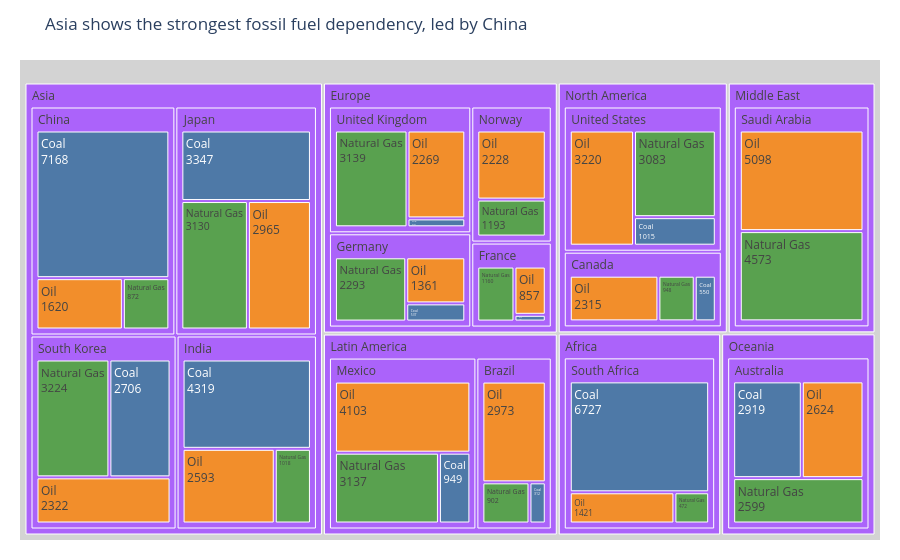

Write notebook code for a chart like this one.
### Code cell
#Task1 Filter fossil fuel sources only
fossil_df = df.loc[df['Source_Type'] == 'Fossil'].copy()

# Aggregate TWh
fossil_grouped = (
    fossil_df
    .groupby(['Region', 'Country', 'Source'])['TWh']
    .sum()
    .reset_index()
)

# CVD-safe palette
fossil_colors = {
    'Coal': '#4E79A7',
    'Oil': '#F28E2B',
    'Natural Gas': '#59A14F'
}

# Treemap
fig = px.treemap(
    fossil_grouped,
    path=['Region', 'Country', 'Source'],
    values='TWh',
    color='Source',
    color_discrete_map=fossil_colors,
    title='Asia shows the strongest fossil fuel dependency, led by China'
)

# Grey out parent nodes
fig.update_traces(
    root_color='lightgrey',
    textinfo='label+value'
)

fig.update_layout(
    margin=dict(t=60, l=20, r=20, b=20)
)

fig.show()

### Figure 1 — Plotly figure (JSON) as saved in the notebook; plotly's stock layout.template omitted (floating-point values rounded to 4 significant figures)
{"data": [{"branchvalues": "total", "customdata": [["(?)"], ["(?)"], ["(?)"], ["(?)"], ["(?)"], ["(?)"], ["(?)"], ["(?)"], ["(?)"], ["(?)"], ["(?)"], ["(?)"], ["(?)"], ["(?)"], ["(?)"], ["(?)"], ["(?)"], ["(?)"], ["(?)"], ["(?)"], ["(?)"], ["(?)"], ["Coal"], ["Coal"], ["Coal"], ["Coal"], ["Coal"], ["Coal"], ["Coal"], ["Coal"], ["Coal"], ["Coal"], ["Coal"], ["Coal"], ["Coal"], ["Natural Gas"], ["Natural Gas"], ["Natural Gas"], ["Natural Gas"], ["Natural Gas"], ["Natural Gas"], ["Natural Gas"], ["Natural Gas"], ["Natural Gas"], ["Natural Gas"], ["Natural Gas"], ["Natural Gas"], ["Natural Gas"], ["Natural Gas"], ["Natural Gas"], ["Oil"], ["Oil"], ["Oil"], ["Oil"], ["Oil"], ["Oil"], ["Oil"], ["Oil"], ["Oil"], ["Oil"], ["Oil"], ["Oil"], ["Oil"], ["Oil"], ["Oil"]], "domain": {"x": [0, 1], "y": [0, 1]}, "hovertemplate": "labels=%{label}<br>TWh=%{value}<br>parent=%{parent}<br>id=%{id}<br>Source=%{customdata[0]}<extra></extra>", "ids": ["Oceania", "Africa/South Africa", "Asia/China", "Asia/India", "Asia/Japan", "Asia/South Korea", "Europe/France", "Europe/Germany", "Europe/Norway", "North America", "Latin America/Brazil", "Europe/United Kingdom", "Middle East/Saudi Arabia", "North America/Canada", "North America/United States", "Oceania/Australia", "Africa", "Asia", "Europe", "Latin America", "Middle East", "Latin America/Mexico", "Oceania/Australia/Coal", "North America/United States/Coal", "North America/Canada/Coal", "Latin America/Mexico/Coal", "Africa/South Africa/Coal", "Europe/Germany/Coal", "Asia/China/Coal", "Asia/India/Coal", "Asia/Japan/Coal", "Europe/United Kingdom/Coal", "Asia/South Korea/Coal", "Europe/France/Coal", "Latin America/Brazil/Coal", "Africa/South Africa/Natural Gas", "Asia/China/Natural Gas", "Asia/India/Natural Gas", "Asia/Japan/Natural Gas", "Asia/South Korea/Natural Gas", "Europe/France/Natural Gas", "Europe/Germany/Natural Gas", "Latin America/Brazil/Natural Gas", "North America/Canada/Natural Gas", "Latin America/Mexico/Natural Gas", "Europe/United Kingdom/Natural Gas", "North America/United States/Natural Gas", "Middle East/Saudi Arabia/Natural Gas", "Europe/Norway/Natural Gas", "Oceania/Australia/Natural Gas", "Latin America/Brazil/Oil", "Africa/South Africa/Oil", "Europe/United Kingdom/Oil", "Asia/China/Oil", "Latin America/Mexico/Oil", "North America/United States/Oil", "Europe/France/Oil", "Middle East/Saudi Arabia/Oil", "Oceania/Australia/Oil", "Asia/Japan/Oil", "North America/Canada/Oil", "Europe/Norway/Oil", "Asia/South Korea/Oil", "Asia/India/Oil", "Europe/Germany/Oil"], "labels": ["Oceania", "South Africa", "China", "India", "Japan", "South Korea", "France", "Germany", "Norway", "North America", "Brazil", "United Kingdom", "Saudi Arabia", "Canada", "United States", "Australia", "Africa", "Asia", "Europe", "Latin America", "Middle East", "Mexico", "Coal", "Coal", "Coal", "Coal", "Coal", "Coal", "Coal", "Coal", "Coal", "Coal", "Coal", "Coal", "Coal", "Natural Gas", "Natural Gas", "Natural Gas", "Natural Gas", "Natural Gas", "Natural Gas", "Natural Gas", "Natural Gas", "Natural Gas", "Natural Gas", "Natural Gas", "Natural Gas", "Natural Gas", "Natural Gas", "Natural Gas", "Oil", "Oil", "Oil", "Oil", "Oil", "Oil", "Oil", "Oil", "Oil", "Oil", "Oil", "Oil", "Oil", "Oil", "Oil"], "marker": {"colors": ["#ab63fa", "#ab63fa", "#ab63fa", "#ab63fa", "#ab63fa", "#ab63fa", "#ab63fa", "#ab63fa", "#ab63fa", "#ab63fa", "#ab63fa", "#ab63fa", "#ab63fa", "#ab63fa", "#ab63fa", "#ab63fa", "#ab63fa", "#ab63fa", "#ab63fa", "#ab63fa", "#ab63fa", "#ab63fa", "#4E79A7", "#4E79A7", "#4E79A7", "#4E79A7", "#4E79A7", "#4E79A7", "#4E79A7", "#4E79A7", "#4E79A7", "#4E79A7", "#4E79A7", "#4E79A7", "#4E79A7", "#59A14F", "#59A14F", "#59A14F", "#59A14F", "#59A14F", "#59A14F", "#59A14F", "#59A14F", "#59A14F", "#59A14F", "#59A14F", "#59A14F", "#59A14F", "#59A14F", "#59A14F", "#F28E2B", "#F28E2B", "#F28E2B", "#F28E2B", "#F28E2B", "#F28E2B", "#F28E2B", "#F28E2B", "#F28E2B", "#F28E2B", "#F28E2B", "#F28E2B", "#F28E2B", "#F28E2B", "#F28E2B"]}, "name": "", "parents": ["", "Africa", "Asia", "Asia", "Asia", "Asia", "Europe", "Europe", "Europe", "", "Latin America", "Europe", "Middle East", "North America", "North America", "Oceania", "", "", "", "", "", "Latin America", "Oceania/Australia", "North America/United States", "North America/Canada", "Latin America/Mexico", "Africa/South Africa", "Europe/Germany", "Asia/China", "Asia/India", "Asia/Japan", "Europe/United Kingdom", "Asia/South Korea", "Europe/France", "Latin America/Brazil", "Africa/South Africa", "Asia/China", "Asia/India", "Asia/Japan", "Asia/South Korea", "Europe/France", "Europe/Germany", "Latin America/Brazil", "North America/Canada", "Latin America/Mexico", "Europe/United Kingdom", "North America/United States", "Middle East/Saudi Arabia", "Europe/Norway", "Oceania/Australia", "Latin America/Brazil", "Africa/South Africa", "Europe/United Kingdom", "Asia/China", "Latin America/Mexico", "North America/United States", "Europe/France", "Middle East/Saudi Arabia", "Oceania/Australia", "Asia/Japan", "North America/Canada", "Europe/Norway", "Asia/South Korea", "Asia/India", "Europe/Germany"], "root": {"color": "lightgrey"}, "textinfo": "label+value", "type": "treemap", "values": [8142.0, 8620.0, 9660.0, 7930.0, 9442.0, 8252.0, 2137.0, 4191.0, 3421.0, 11130.0, 4187.0, 5638.0, 9671.0, 3813.0, 7318.0, 8142.0, 8620.0, 35280.0, 15390.0, 12380.0, 9671.0, 8189.0, 2919.0, 1015.0, 550.0, 949.0, 6727.0, 537.0, 7168.0, 4319.0, 3347.0, 230.0, 2706.0, 120.0, 312.0, 472.0, 872.0, 1018.0, 3130.0, 3224.0, 1160.0, 2293.0, 902.0, 948.0, 3137.0, 3139.0, 3083.0, 4573.0, 1193.0, 2599.0, 2973.0, 1421.0, 2269.0, 1620.0, 4103.0, 3220.0, 857.0, 5098.0, 2624.0, 2965.0, 2315.0, 2228.0, 2322.0, 2593.0, 1361.0]}], "layout": {"legend": {"tracegroupgap": 0}, "margin": {"b": 20, "l": 20, "r": 20, "t": 60}, "title": {"text": "Asia shows the strongest fossil fuel dependency, led by China"}}}
